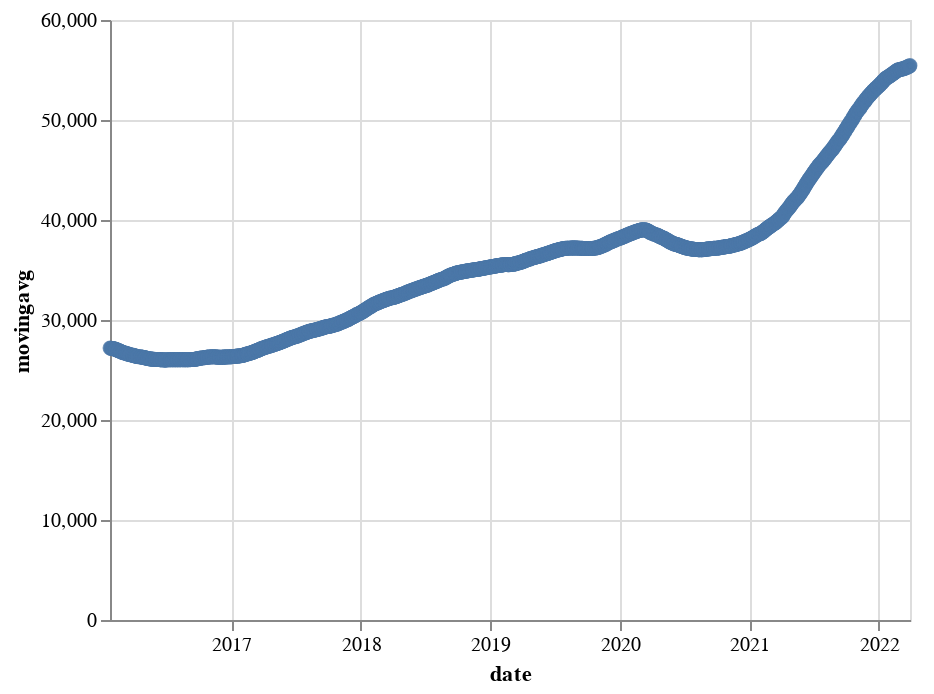

Notebook code cell kept with this figure:
### Code cell
alt.Chart(altdata_fiftytwoweek).mark_point().encode(
    x='date',
    y='movingavg'
)

### Figure 1 — Vega-Lite specification as saved in the notebook (floating-point values rounded to 4 significant figures; data arrays with more than 128 entries replaced by an {"elided": "..."} marker saying what was removed)
{"config": {"view": {"continuousWidth": 400, "continuousHeight": 300}}, "data": {"name": "data-49860e970475f8052b5a66d0f5fc7c9c"}, "mark": "point", "encoding": {"x": {"type": "temporal", "field": "date"}, "y": {"type": "quantitative", "field": "movingavg"}}, "$schema": "https://vega.github.io/schema/vega-lite/v4.8.1.json", "datasets": {"data-49860e970475f8052b5a66d0f5fc7c9c": {"elided": "1521 records"}}}
